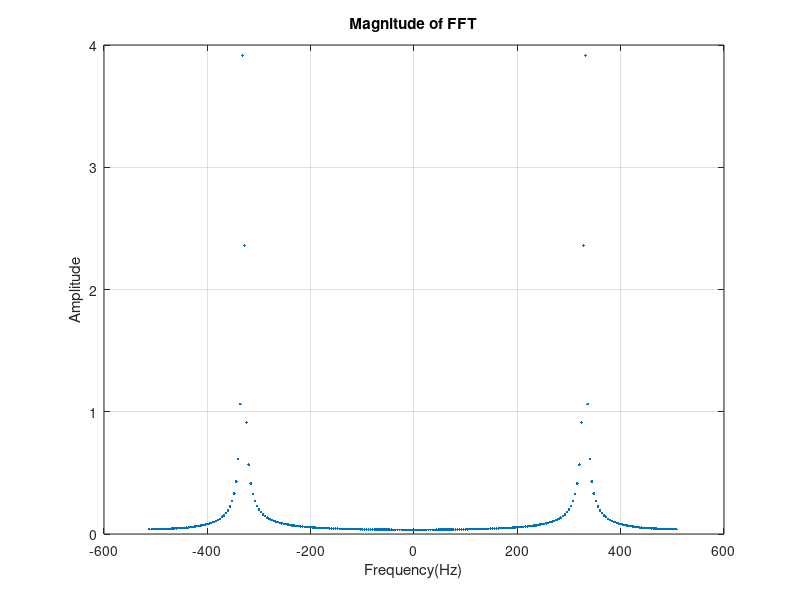
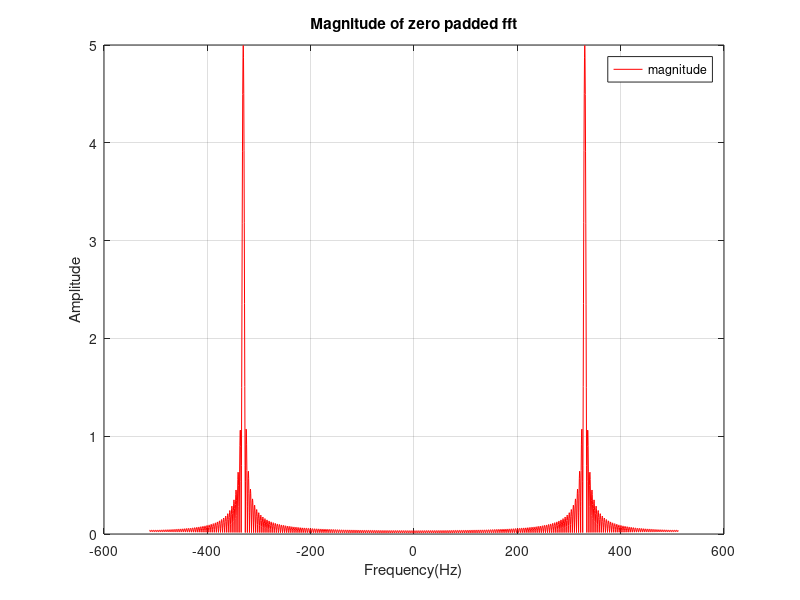
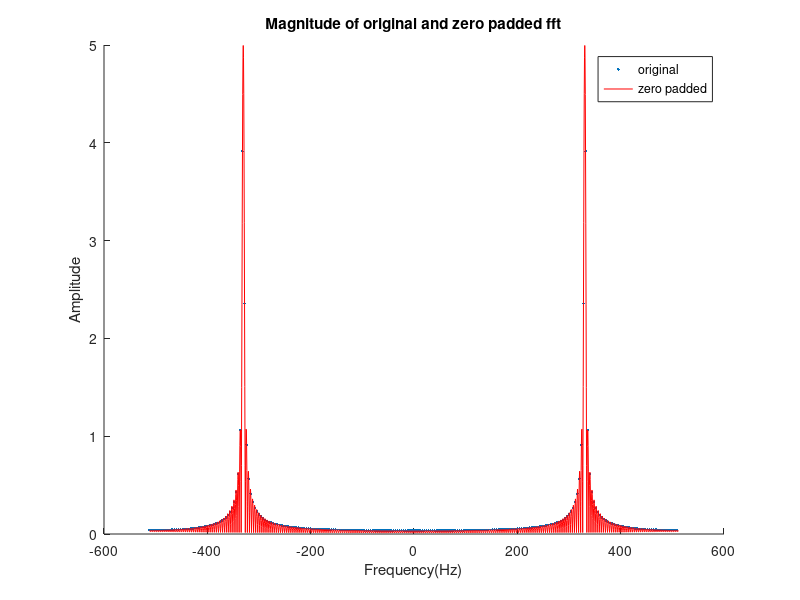

The MATLAB script that drew these images, in order:
%Assignment 1 - Basic Signal Processing with Matlab
%exercise 4:
%.m file zero_pad
%Student name: Paul Doherty
%Student Number: 10387129

close all               %command to close all figures before running code

fs=1024;                %define variable fs to set sampling frequency to 1024Hz
f=330.5;                %define variable f to set frequency to 256Hz
N=256;                  %define variable N to sample 256 samples of sine wave
k=[0:N-1];              %define variable k to create vector to hold samples 
A=5.0;                  %define variable A to set amplitude to 5.0
x=A*sin(2*pi*(f/fs)*k); %creates sinewave and assigns it variable x
X=fft(x)/(N/2);               %computes fft of x and assigns it to variable X
Xshift=fftshift(X)      %computes fftshift of X and assigns it to variable Xshift
freq = [-(N/2):(N/2)-1]*(fs/N); %scales the X-axis appropiately to frequency
plot(freq, abs(Xshift),'.')     %plots discrete points of the magnitude of Xshift
grid on                         %command to turn on grid
xlabel('Frequency(Hz)')         %labels x-axis 
ylabel('Amplitude')             %labels y-axis
title('Magnitude of FFT')       %labels title of graph

figure;                         %allows next figure to be printed to screen whilst 
                                %holding previous figures on screen


                                 
%Zero padding

Nnew=2048;                                 %define variable Nnew to sample zero padded sine wave
freq1 = [-(Nnew/2):(Nnew/2)-1]*(fs/Nnew);  %scales the X-axis appropiately to frequency for zero padding
padx = [x, (zeros(1,2048- N))];           %creates  zero padded vector of signal x and assigns it to variable padx
Y=fft(padx)/(N/2);                               %computes FFT of padx and assigns it variable Y
Yshift=fftshift(Y);                        %computes fftshift of Y and assigns it to variable Yshift
plot(freq1,abs(Yshift),'r')                %plots magnitude of Yshift
grid on                                    %command to turn on grid
title('Magnitude of zero padded fft')      %labels title of graph
xlabel('Frequency(Hz)')                    %labels x-axis
ylabel('Amplitude')                        %labels y-axis
legend('magnitude')

figure;

hold on                          %tells Matlab to hold figure so next plot can be 
                                 %added to same figure
plot(freq, abs(Xshift),'.')
plot(freq1,abs(Yshift),'r') 
title('Magnitude of original and zero padded fft')      %labels title of graph
xlabel('Frequency(Hz)')                    %labels x-axis
ylabel('Amplitude')                        %labels y-axis
legend('original','zero padded')           %creates legend

                                 